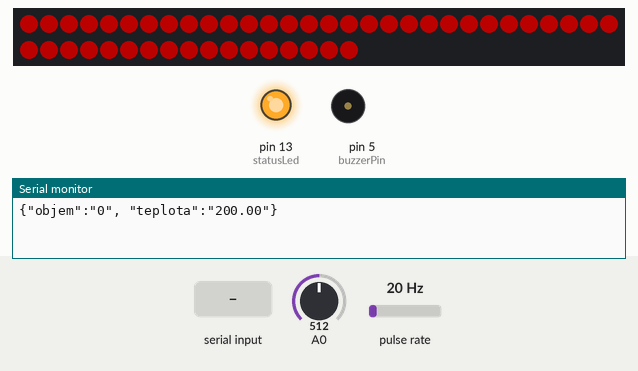
This sketch was run on a simulated Arduino Uno, built with avr-gcc and run on an emulated ATmega328P. Parts: 47 RGB LEDs in strip order, left to right, continuing on the next row, output pins drawn as LEDs (lit = HIGH), buzzer (waves = sounding, pin HIGH), the last lines printed to the serial monitor. Wiring (inferred from the names in the program): pulse sensor: data pin 2. The inputs (shaded band) are chosen by the test bench; at power-on: A0 = 512, pulse rate 20 Hz. Dim RGB values are drawn brighter than linear; colours are those a GRB WS2812 strip shows for the declared byte order.

Above: at 1.2 s.
1.3 s: "3" received over Serial
At 2.7 s:
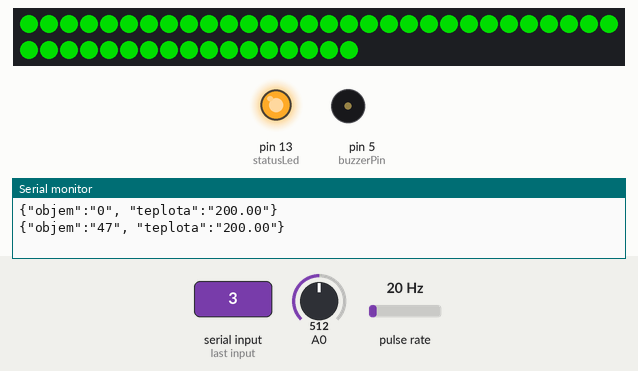
3.2 s: "2" received over Serial
At 3.7 s:
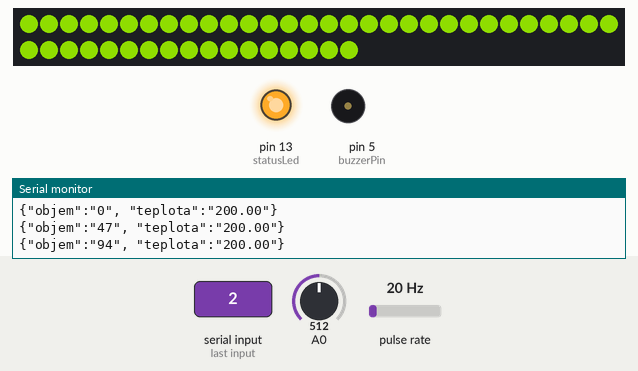
4.7 s: "1" received over Serial
At 6.0 s:
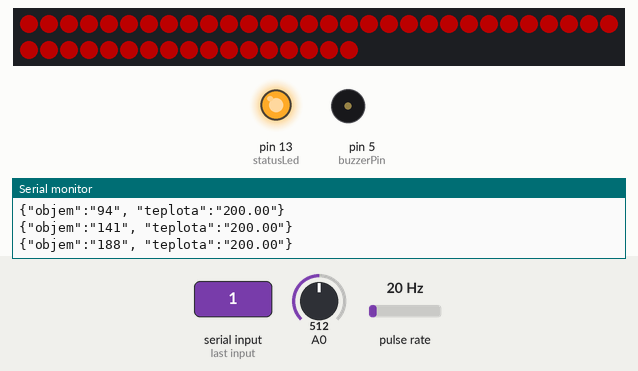
Timing chart, 0 to 7.7 s (numbered marks = the images above; inputs shaded):
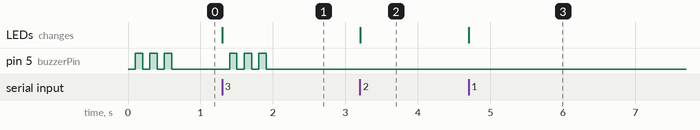

Measured:
- after the input at 1.3 s, pin 5 (buzzerPin): alternates HIGH for 0.10 s and LOW for 0.10 s, 6 changes in all, then stays LOW, starting after 0.10 s; the LEDs: change at once (image 1)
- after the input at 3.2 s, the LEDs: change at once (image 2)
- after the input at 4.7 s, the LEDs: change at once (image 3)
- by itself, pin 5 (buzzerPin): alternates HIGH for 0.10 s and LOW for 0.10 s, 6 changes in all, then stays LOW

The sketch:

waterFlow_sensor_with_BT.ino
```cpp
#include <FastLED.h>

#define DATA_PIN     6
#define NUM_LEDS    47
#define BRIGHTNESS  150
#define LED_TYPE    WS2811
#define COLOR_ORDER GRB


CRGB leds[NUM_LEDS];

char data;
int dataValue;


const int temperaturePin = 0;

byte statusLed    = 13;
byte sensorInterrupt = 0;
byte sensorPin = 2;
float calibrationFactor = 7;

volatile byte pulseCount;

float flowRate;
unsigned int flowMilliLitres;
unsigned long totalMilliLitres;
unsigned long totalMilliLitresResetValue = 0;

unsigned long oldTime;

long startTime;
long waitTime;
long waitTimeReset;
long waitTimeMiliLitres = 3000;
long waitStreamTime = 1000;

long buzzerWaitTime;
long buzzerIntervalTime = 100;
int buzzerValue = 0;
const int buzzerPin = 5;

int ledStripState =0;

void setup()
{
    Serial.begin(9600);
    Serial.setTimeout(5);

    FastLED.addLeds<WS2812B, DATA_PIN, RGB>(leds, NUM_LEDS);
    FastLED.setBrightness(BRIGHTNESS);


    pinMode(statusLed, OUTPUT);
    digitalWrite(statusLed, HIGH);

    pinMode(sensorPin, INPUT);
    digitalWrite(sensorPin, HIGH);

    pulseCount        = 0;
    flowRate          = 0.0;
    flowMilliLitres   = 0;
    totalMilliLitres  = 0;
    oldTime           = 0;

    attachInterrupt(sensorInterrupt, pulseCounter, FALLING);
    startTime = millis();
    waitTime = startTime + waitStreamTime;

    pinMode(buzzerPin, OUTPUT);
    buzzerWaitTime = startTime + buzzerIntervalTime;
    fcnA();
}

void loop()
{
    if((millis() - oldTime) > 1000)    // Only process counters once per second
  {
    // Disable the interrupt while calculating flow rate and sending the value to
    // the host
    detachInterrupt(sensorInterrupt);

    // Because this loop may not complete in exactly 1 second intervals we calculate
    // the number of milliseconds that have passed since the last execution and use
    // that to scale the output. We also apply the calibrationFactor to scale the output
    // based on the number of pulses per second per units of measure (litres/minute in
    // this case) coming from the sensor.
    flowRate = ((1000.0 / (millis() - oldTime)) * pulseCount) / calibrationFactor;

    // Note the time this processing pass was executed. Note that because we've
    // disabled interrupts the millis() function won't actually be incrementing right
    // at this point, but it will still return the value it was set to just before
    // interrupts went away.
    oldTime = millis();

    // Divide the flow rate in litres/minute by 60 to determine how many litres have
    // passed through the sensor in this 1 second interval, then multiply by 1000 to
    // convert to millilitres.
    flowMilliLitres = (flowRate / 60) * 1000;

    // Add the millilitres passed in this second to the cumulative total
    totalMilliLitres += flowMilliLitres;

    startTime = millis();
      if(startTime >= waitTimeReset)
      {
        if(totalMilliLitresResetValue == totalMilliLitres)
        {
          totalMilliLitres = 0;
        }
        totalMilliLitresResetValue = totalMilliLitres;
        waitTimeReset+=waitTimeMiliLitres;
      }


    unsigned int frac;


    /*
    // Print the flow rate for this second in litres / minute
    Serial.print("Flow rate: ");
    Serial.print(int(flowRate));  // Print the integer part of the variable
    Serial.print("L/min");
    Serial.print("\t");       // Print tab space

    // Print the cumulative total of litres flowed since starting
    Serial.print("Output Liquid Quantity: ");
    Serial.print(totalMilliLitres);
    Serial.println("mL");
    Serial.print("\t");       // Print tab space
  Serial.print(totalMilliLitres/1000);
  Serial.print("L");

*/
    // Reset the pulse counter so we can start incrementing again
    pulseCount = 0;

    // Enable the interrupt again now that we've finished sending output
    attachInterrupt(sensorInterrupt, pulseCounter, FALLING);
  }

      startTime = millis();
      if(startTime >= waitTime)
      {
        Serial.print("{\"objem\":\"");
        Serial.print(totalMilliLitres);
        Serial.print("\", \"teplota\":\"");
        Serial.print(getTemperature(temperaturePin));
        Serial.println("\"}");
        waitTime+=waitStreamTime;
      }

  ////////////////////////////////
   if(Serial.available() > 0)
   {
      data = Serial.read();

      if(data == '1')
      {
        ledStripState =1;
      }
      if(data == '2')
      {
        ledStripState =2;
      }
      if(data == '3')
      {
        ledStripState =3;

        buzzerValue = 0;
        startTime = millis();
        buzzerWaitTime = startTime + buzzerIntervalTime;
      }
   }

   startTime = millis();

  if(startTime >= buzzerWaitTime && buzzerValue == 0)
  {
    digitalWrite(buzzerPin, HIGH);
    buzzerWaitTime = startTime + buzzerIntervalTime;
    buzzerValue++;
  }
  if(startTime >= buzzerWaitTime && buzzerValue == 1)
  {
    digitalWrite(buzzerPin, LOW);
    buzzerWaitTime = startTime + buzzerIntervalTime;
    buzzerValue++;
  }if(startTime >= buzzerWaitTime && buzzerValue == 2)
  {
    digitalWrite(buzzerPin, HIGH);
    buzzerWaitTime = startTime + buzzerIntervalTime;
    buzzerValue++;
  }
  if(startTime >= buzzerWaitTime && buzzerValue == 3)
  {
    digitalWrite(buzzerPin, LOW);
    buzzerWaitTime = startTime + buzzerIntervalTime;
    buzzerValue++;
  }
  if(startTime >= buzzerWaitTime && buzzerValue == 4)
  {
    digitalWrite(buzzerPin, HIGH);
    buzzerWaitTime = startTime + buzzerIntervalTime;
    buzzerValue++;
  }
  if(startTime >= buzzerWaitTime && buzzerValue == 5)
  {
    digitalWrite(buzzerPin, LOW);
    buzzerWaitTime = startTime + buzzerIntervalTime;
    buzzerValue++;
  }


  if(ledStripState == 1)
  {
    fcnA();

  }
  if(ledStripState == 2)
  {
    fcnB();
  }
  if(ledStripState == 3)
  {
    fcnC();
  }
}

/*
Insterrupt Service Routine
 */
void pulseCounter()
{
  // Increment the pulse counter
  pulseCount++;
}


float getTemperature(int pin)
{

  return (((analogRead(pin) * 0.004882814) - 0.5)* 100.0);

}

void fcnA(){
  FastLED.setBrightness(BRIGHTNESS);
  fill_solid(leds,NUM_LEDS,CRGB::Green);
  FastLED.show();

}

void fcnB(){
 FastLED.setBrightness(BRIGHTNESS);
  fill_solid(leds,NUM_LEDS,CRGB::Orange);
  FastLED.show();
}

void fcnC(){
   FastLED.setBrightness(BRIGHTNESS);
  fill_solid(leds,NUM_LEDS,CRGB::Red);
  FastLED.show();
}
```
